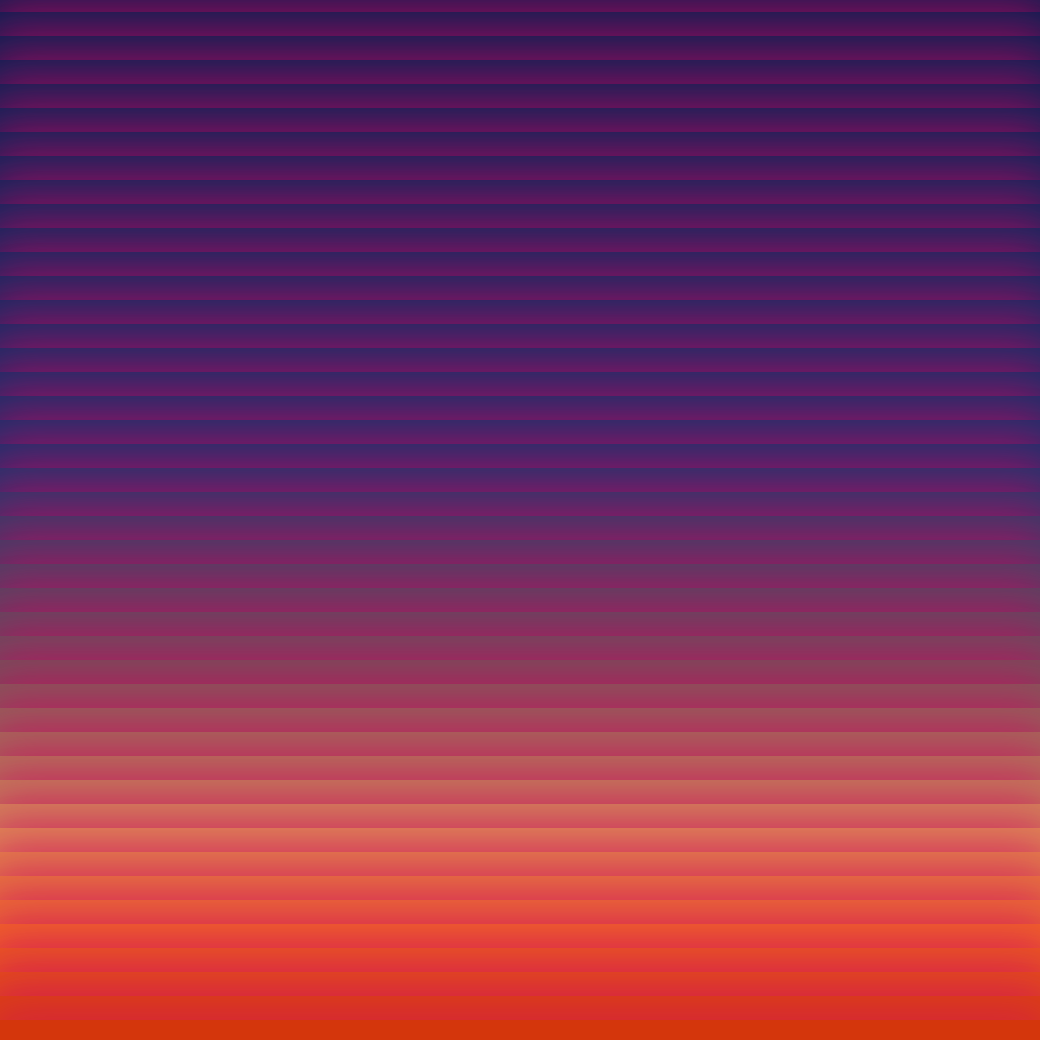
Frame 1 (no input)
Frame 2 (the mouse pressed at the canvas centre, redrawn once): identical to frame 1, image omitted

The p5.js sketch that drew this single still picture (run headless with seeded random() and noise() and a simulated clock; the mouse was pressed at the canvas centre and the sketch redrawn once):

// p5.js sketch
// ── sketch.js
const stops = [
  [0, [10, 30, 80]],
  [0.45, [30, 50, 110]],
  [0.65, [120, 80, 90]],
  [0.8, [220, 140, 90]],
  [0.9, [240, 100, 40]],
  [1.0, [210, 50, 10]],
];

function colorAt(t) {
  for (let i = 0; i < stops.length - 1; i++) {
    const [t0, c0] = stops[i];
    const [t1, c1] = stops[i + 1];
    if (t >= t0 && t <= t1) {
      const u = (t - t0) / (t1 - t0);
      return c0.map((v, j) => v + (c1[j] - v) * u);
    }
  }
  return stops[stops.length - 1][1];
}

function setup() {
  createCanvas(1040, 1040);

  // noise on top
  w = 1;
  for (i = 0; i < height; i += w) {
    for (j = 0; j < width; j += w) {
      n = random();
      if (n > 0.6) {
        fill(255, 255, 255, 15);
      } else {
        fill(0, 0, 0, 15);
      }
      rect(i, j, w);
    }
  }
  
  noLoop();
}

function draw() {
  drawingContext.shadowBlur = 48;
  drawingContext.shadowColor = color(207, 7, 99);

  const step = 24; // increase for chunkier lines
  for (let y = 0; y < height; y += step) {
    const [r, g, b] = colorAt(y / height);
    stroke(r, g, b);
    strokeWeight(step);
    line(0, y, width, y);
  }
}
